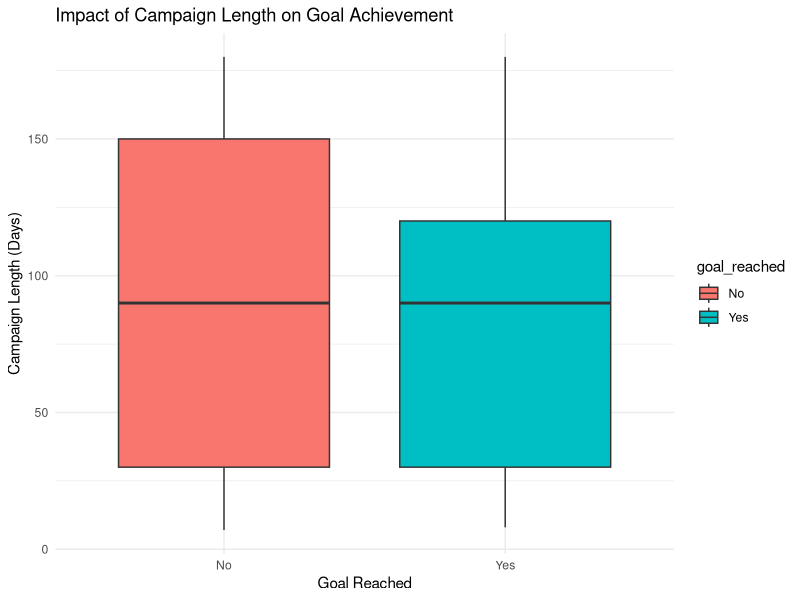
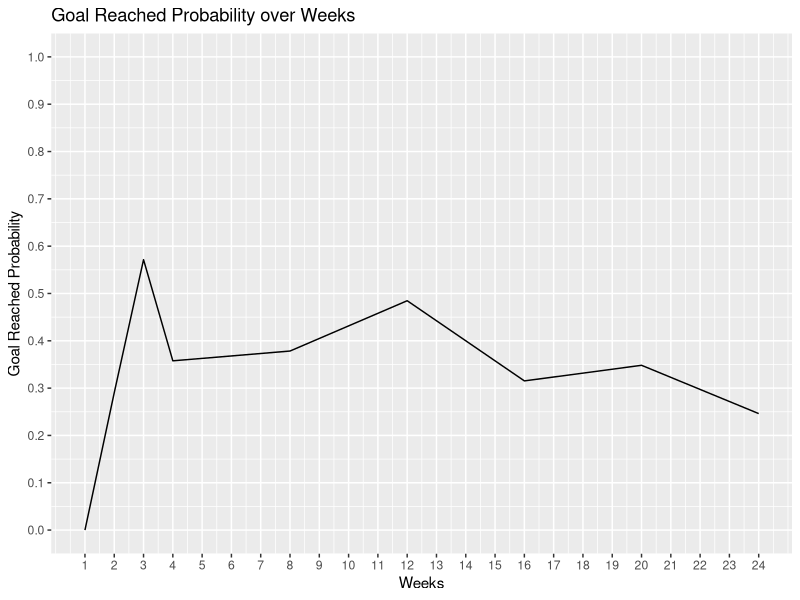

The R script that drew these images, in order:
## ---- chunk 1
#| label: load-packages
#| warning: false
#| message: false

library(tidyverse)
library(dplyr)
library(ggplot2)
## ---- chunk 2
#| label: import-data

gfm_data <- read.csv("data/gfm_cleaned_data.csv")
## ---- chunk 3
#| label: time-analysis

#Creating time analysis dataset 
time_analysis <- select(gfm_data, category, position, amount_raised, goal, number_of_donators, campaign_length_days)

#was the goal reached or not? 
time_analysis$goal_reached <- ifelse(time_analysis$amount_raised >=time_analysis$goal, "Yes", "No")

#clean dataset 
time_analysis <- time_analysis[complete.cases(time_analysis$campaign_length_days, time_analysis$goal_reached), ]

#graph analysis
time_analysis$goal_reached <- factor(time_analysis$goal_reached, levels = c("No", "Yes"))

# Create a boxplot to compare campaign lengths for goal reached and not reached campaigns
ggplot(time_analysis, aes(x = goal_reached, y = campaign_length_days, fill = goal_reached)) +
  geom_boxplot() +
  labs(x = "Goal Reached", y = "Campaign Length (Days)",
       title = "Impact of Campaign Length on Goal Achievement") +
  theme_minimal()
## ---- chunk 4

time_analysis$goal_reached <- factor(time_analysis$goal_reached, levels = c("No", "Yes"))

# Aggregate counts for each unique combination of "campaign_length_days" and "goal_reached"
aggregated_data <- aggregate(goal_reached ~ campaign_length_days, data = time_analysis, FUN = table)

# Rename the columns
colnames(aggregated_data) <- c("Campaign_Length_Days", "Counts")

# Split "Counts" column into separate columns for "No" and "Yes"
aggregated_data <- cbind(aggregated_data, as.data.frame(aggregated_data$Counts))

# Remove the original "Counts" column
aggregated_data <- subset(aggregated_data, select = -Counts)

# Rename the columns for "No" and "Yes"
colnames(aggregated_data)[2:3] <- c("No_Count", "Yes_Count")

aggregated_data$yes_probability <- aggregated_data$Yes_Count / (aggregated_data$No_Count + aggregated_data$Yes_Count)

# Print the new dataframe
print(aggregated_data)



# Assuming "aggregated_data" is your dataframe

# Define the ranges for each group of campaign lengths
breaks <- c(0, 7, 14, 21, 30, 60, 90, 120, 150, 180)

# Create a new column for the groups
aggregated_data$weeks <- cut(aggregated_data$Campaign_Length_Days, breaks = breaks, labels = FALSE)

# Aggregate data based on the groups
aggregated_month_data <- aggregate(cbind(No_Count, Yes_Count) ~ weeks, data = aggregated_data, FUN = sum)

aggregated_month_data[5, 1] <- 8
aggregated_month_data[6, 1] <- 12
aggregated_month_data[7, 1] <- 16
aggregated_month_data[8, 1] <- 20
aggregated_month_data[9, 1] <- 24
print(aggregated_month_data)

aggregated_month_data$yes_probability <- aggregated_month_data$Yes_Count / (aggregated_month_data$No_Count + aggregated_month_data$Yes_Count)



# Create a line plot
ggplot(aggregated_month_data, aes(x = weeks, y = yes_probability)) +
  geom_line() +
  scale_x_continuous(breaks = seq(min(aggregated_month_data$weeks), max(aggregated_month_data$weeks), by = 1)) +
  scale_y_continuous(breaks = seq(0, 1, by = 0.1), limits = c(0, 1)) +
  labs(x = "Weeks", y = "Goal Reached Probability",
       title = "Goal Reached Probability over Weeks")

## ---- chunk 5

## ---- chunk 6

